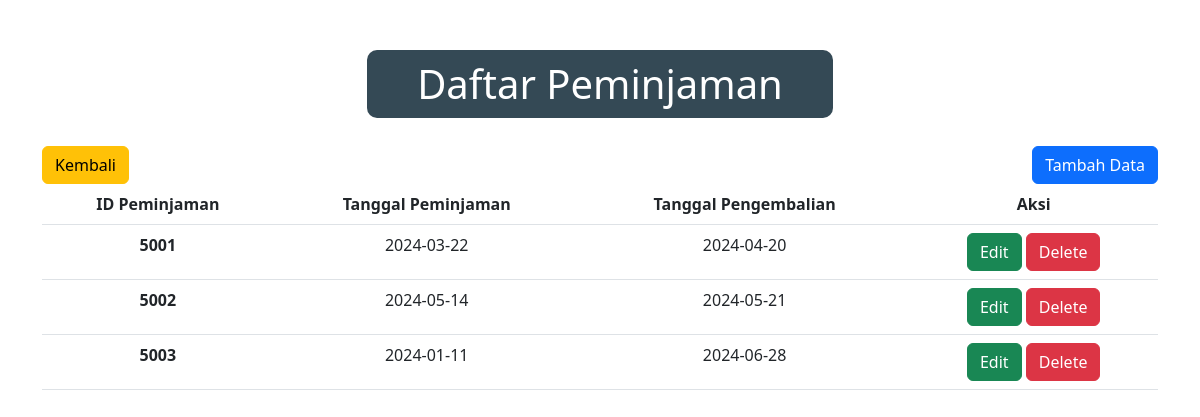
The app's page /Peminjaman.php with its own data.
### tables this page shows
CREATE TABLE `peminjaman` (
  `id_peminjaman` int(11) NOT NULL,
  `tgl_pinjam` date NOT NULL,
  `tgl_kembali` date NOT NULL
);

### Model.php (called while the page is built, shortened)
<?php
function GetAllDataPeminjaman($pdo)
{
    $sql = "SELECT * FROM peminjaman";
    $statement = $pdo->prepare($sql);
    $statement->execute();
    $peminjaman = $statement->fetchALL(PDO::FETCH_OBJ);
    return $peminjaman;
}

### Peminjaman.php (the view, shortened to what this page needs)
<?php
require 'Model.php';
require 'Koneksi.php';
?>
<!DOCTYPE html>
<html lang="en">
<head>
    <link href="https://cdn.jsdelivr.net/npm/bootstrap@5.2.3/dist/css/bootstrap.min.css" rel="stylesheet">
</head>
<body>
    <div class="container">
        <h1>Daftar Peminjaman</h1>
        <div class="nav-button">
            <a href="Index.php"><button type="button" class="btn btn-warning">Kembali</button></a>
            <a href='FormPeminjaman.php?form=tambah'><button class="btn btn-primary">Tambah Data</button></a>
        </div>
        <table class="table table-hover">
            <thead>
                <tr>
                    <th scope="col">ID Peminjaman</th>
                    <th scope="col">Tanggal Peminjaman</th>
                    <th scope="col">Tanggal Pengembalian</th>
                    <th scope="col">Aksi</th>
                </tr>
            </thead>
            <tbody>
                <?php foreach (GetAllDataPeminjaman($conn) as $row) : ?>
                    <tr>
                        <th scope='row'> <?= $row->id_peminjaman; ?> </th>
                        <td> <?= $row->tgl_pinjam; ?> </td>
                        <td> <?= $row->tgl_kembali; ?> </td>
                        <td>
                            <a href='FormPeminjaman.php?id_peminjaman=<?= $row->id_peminjaman ?>&form=update'><button class='btn btn-success'>Edit</button></a>
                            <a onclick="return confirm('Apakah anda yakin untuk menghapus data?')" href='FormPeminjaman.php?id_peminjaman=<?= $row->id_peminjaman ?>&form=delete'><button class='btn btn-danger'>Delete</button></a>
                        </td>
                    </tr>
                <?php endforeach; ?>
            </tbody>
        </table>
    </div>
</body>
</html>

### Peminjaman.php (style rules this page uses)
body { display: flex; justify-content: center; align-items: center; flex-direction: column; }
.container { display: flex; justify-content: center; align-items: center; flex-direction: column; text-align: center; margin-top: 50px; }
h1 { background-color: #344955; color: white; border-radius: 10px; padding-top: 10px; padding-bottom: 10px; padding-left: 50px; padding-right: 50px; }
.nav-button { width: 100%; display: flex; justify-content: space-between; margin-top: 20px; }

### records on screen
peminjaman: id_peminjaman "5001", tgl_pinjam "2024-03-22", tgl_kembali "2024-04-20"
peminjaman: id_peminjaman "5002", tgl_pinjam "2024-05-14", tgl_kembali "2024-05-21"
peminjaman: id_peminjaman "5003", tgl_pinjam "2024-01-11", tgl_kembali "2024-06-28"
